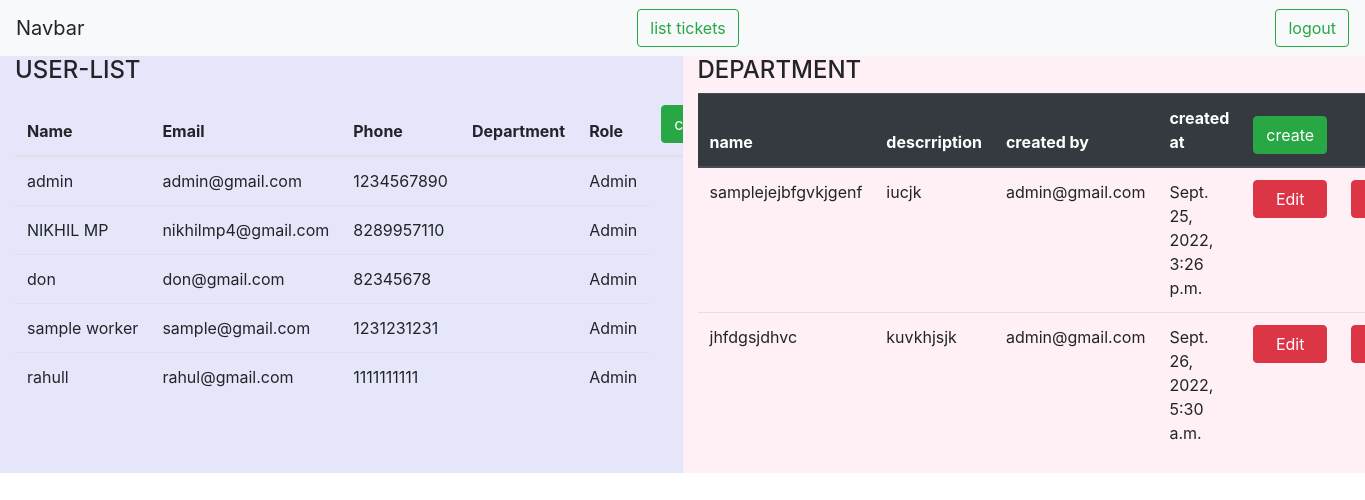
Page /adminhome (signed in) on the committed database.
### user/models.py (models this page shows, shortened)
class Account(PermissionsMixin,AbstractBaseUser):
    name = models.CharField(max_length=100)
    email = models.EmailField(max_length=100,unique=True)
    Phone_Number = models.CharField(max_length=10,unique=True,null=True)
    Department = models.ForeignKey('department.Department',on_delete=models.CASCADE,related_name='department',null=True,blank=True)
    Created_by = models.CharField(max_length=100)
    Created_at = models.DateTimeField(auto_now_add=True)
    Last_Updated_at = models.DateTimeField(auto_now=True)
    is_admin = models.BooleanField(default=False)
    is_staff = models.BooleanField(default=False)
    is_active = models.BooleanField(default=True)
    is_superadmin = models.BooleanField(default=False)
    zendesk_id = models.CharField(max_length=100,null=True,blank=True)
    USERNAME_FIELD  ='email'
    REQUIRED_FIELDS =['name','Phone_Number']
    objects=AccountManager()
    def __str__(self):
        return self.email

### department/models.py (models this page shows, shortened)
class Department(models.Model):
    Name = models.CharField(max_length=200)
    Description = models.CharField(max_length=500)
    Created_by = models.ForeignKey('user.Account',on_delete=models.CASCADE,related_name='createdby')
    Created_at = models.DateTimeField(auto_now_add=True)
    Last_Updated_at = models.DateTimeField(auto_now=True)

### user/decorators.py (the view)
    def wrapper_function(request, *args, **kwargs):
        group = None
        if request.user.groups.exists():
            group= request.user.groups.all()[0].name
        if group == 'user':
            return redirect('user_homepage')
        if group == 'admin':
            return view_func(request, *args, **kwargs)
        else:
            return redirect('login')

### user/views.py (called while the page is built)
@login_required(login_url='login')
@admin_only
def home(request):
    users = Account.objects.all()
    department = Department.objects.all()
    context = {'users':users,'department':department}
    return render(request,'home.html',context)

### templates/home.html (shortened to what this page needs)
<!doctype html>
<html lang="en">
  <head>
    <link rel="stylesheet" href="https://cdn.jsdelivr.net/npm/bootstrap@4.3.1/dist/css/bootstrap.min.css">
  </head>
  <body>
    <nav class="navbar navbar-light bg-light justify-content-between">
        <a class="navbar-brand">Navbar</a>
        <a href="{% url 'list' %}" class="btn btn-outline-success my-2 my-sm-0" type="submit">list tickets</a>
        <form class="form-inline">
          <a href="{% url 'logout' %}" class="btn btn-outline-success my-2 my-sm-0" type="submit">logout</a>
        </form>
      </nav>
    <div class="container-fluid">
        <div class="row">
            <div class="col-sm-6" style="background-color:lavender;">
                <h4>USER-LIST</h4>
                <table class="table text-nowrap">
                    <thead>
                        <tr>
                            <th class="border-top-0">Name</th>
                            <th class="border-top-0">Email</th>
                            <th class="border-top-0">Phone</th>
                            <th class="border-top-0">Department</th>
                            <th class="border-top-0">Role</th>
                            <th class="border-top-0"><a class="btn btn-success my-2 my-sm-0" href="{% url 'create_user' %}">create user</a></th>
                        </tr>
                    </thead>
                    <tbody>
                      {% for users in users %}
                        <tr>
                            <td>{{users.name}}</td>
                            <td>{{users.email}}</td>
                            <td>{{users.Phone_Number}}</td>
                            <td>{{users.Department_Name}}</td>
                            {% if user.is_admin %}
                            <td>Admin</td>
                            {% else %}
                            <td>User</td>
                            {% endif %}
                        </tr>
                        {% endfor %}
                    </tbody>
                </table>
            </div>
            <div class="col-sm-6" style="background-color:lavenderblush;">
                <h4>DEPARTMENT</h4>
                <table class="table">
                    <thead class="thead-dark">
                      <tr>
                        <th scope="col">name</th>
                        <th scope="col">descrription</th>
                        <th scope="col">created by</th>
                        <th scope="col">created at</th>
                        <th scope="col"><a class="btn btn-success my-2 my-sm-0" href="{% url 'create_department' %}">create</a></th>
                        <th scope="col"></th>
                      </tr>
                    </thead>
                    <tbody>
                        {% for department in department %}
                          <tr>
                              <td>{{department.Name}}</td>
                              <td>{{department.Description}}</td>
                              <td>{{department.Created_by}}</td>
                              <td>{{department.Created_at}}</td>
                              <td> <a href="{% url 'update_dep' department.id %}" target=""class="btn btn-danger  d-none d-md-block pull-right ms-3 hidden-xs hidden-sm waves-effect waves-light text-white">Edit</a> </td>
                              <td> <a href="{% url 'delete_dep' department.id %}" onclick ="return confirm('Are you sure you want to delete the item .?')" target=""class="btn btn-danger  d-none d-md-block pull-right ms-3 hidden-xs hidden-sm waves-effect waves-light text-white">Delete</a> </td>
                          </tr>
                          {% endfor %}
                      </tbody>
                  </table>
                </div>
          </div>
    </div>
  </body>
</html>

### rows in the picture
Account: name "admin", email "admin@gmail.com", Phone_Number "1234567890", is_admin "Admin"
Account: name "NIKHIL MP", email "nikhilmp4@gmail.com", Phone_Number "8289957110"
Account: name "don", email "don@gmail.com", Phone_Number "82345678"
Account: name "sample worker", email "sample@gmail.com", Phone_Number "1231231231"
Account: name "rahull", email "rahul@gmail.com", Phone_Number "1111111111"
Department: Name "samplejejbfgvkjgenf", Description "iucjk", Created_by "admin@gmail.com", Created_at "Sept. 25, 2022, 3:26 p.m."
Department: Name "jhfdgsjdhvc", Description "kuvkhjsjk", Created_by "admin@gmail.com", Created_at "Sept. 26, 2022, 5:30 a.m."
